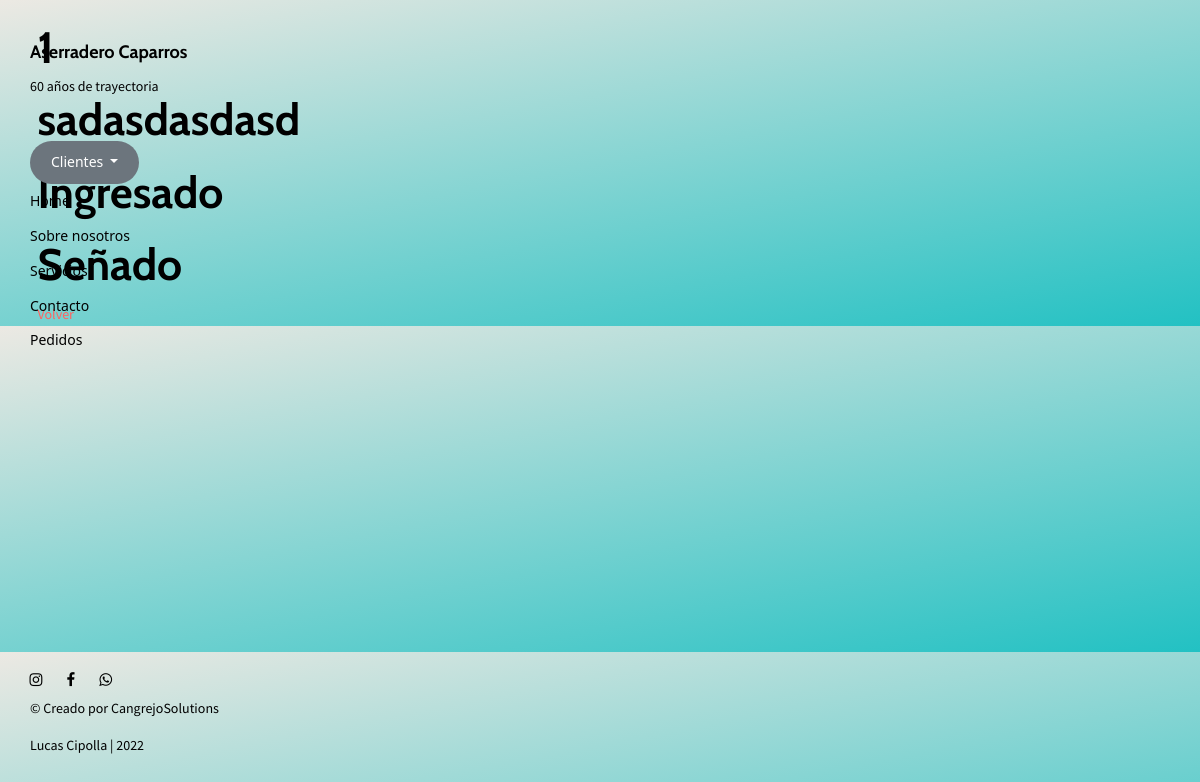
The app's page /tienda/1 with its own data.
### pedidos/models.py (models this page shows, shortened)
class Order(models.Model):
    INGRESADO = 'Ingresado'
    ENPROCESO = 'En proceso'
    LISTO = 'Listo'
    FINALIZADO = 'Entregado'
    DEVOLUCION = (
        (INGRESADO, "Ingresado"),
        (ENPROCESO, "En proceso"),
        (LISTO, "Listo"),
        (FINALIZADO, "Entregado"),
    )
    id_pedido = models.AutoField(primary_key=True, blank=True)
    id_cliente=models.OneToOneField(ClienteUsuario, blank=False, null=True, on_delete=models.CASCADE)
    fecha_ingreso=models.DateTimeField(auto_now_add=True)
    update=models.DateTimeField(auto_now=True)
    descripcion=models.TextField(blank=True)
    descri_foto=models.ImageField(blank=True)
    monto=models.IntegerField(null=True, blank=True)
    estado_pedido = models.CharField(
        max_length=15,blank=True, choices=DEVOLUCION, default=INGRESADO
    )
    Sinseña = "Sin seña"
    Señado = "Señado"
    Pagado = "Pagado"
    ESTADO_SALDO = (
        (Sinseña, "Sin seña"),
        (Señado, "Señado"),
        (Pagado, "Pagado"),
    )
    estado_saldo = models.CharField(
        max_length=10, choices=ESTADO_SALDO, default=Sinseña
    )
    class Meta:
        verbose_name = "pedido"
        verbose_name_plural = "pedidos"
        ordering = ["fecha_ingreso"]

### tienda/views.py (the view)
# urls.py: path('<int:pedido_id>', views.ver_imagen, name='ver'),
def ver_imagen(request, pedido_id):
    params = {}
    try:
        pedido = Order.objects.get(pk=pedido_id)
    except Order.DoesNotExist:
        raise Http404
    params["pedido"] = pedido
    return render(request, "tienda/verimagen.html", params)

### templates/tienda/verimagen.html (shortened to what this page needs)
{% extends 'layout.html' %}
{% load static %}
{% block tienda %}
<div class="container">
    <div class="row">
        <div class="col-12">
            <h1>{{pedido.id_pedido}}</h1>
            <h1> {{pedido.descripcion}}</h1>
            <h1>{{pedido.estado_pedido}}</h1>
            <h1>{{pedido.estado_saldo}}</h1>
            <a href="{% url 'verimagenes' %}">Volver</a>
        </div>
    </div>
</div>
{% endblock %}

### proyecto_aserradero/static/css/style.css (style rules this page uses)
body { background: rgb(34,193,195); background: linear-gradient(349deg, rgba(34,193,195,1) 0%, rgba(236,233,227,1) 100%); }

### records on screen
Order: id_pedido "1", descripcion "sadasdasdasd", estado_pedido "Ingresado", estado_saldo "Señado"
